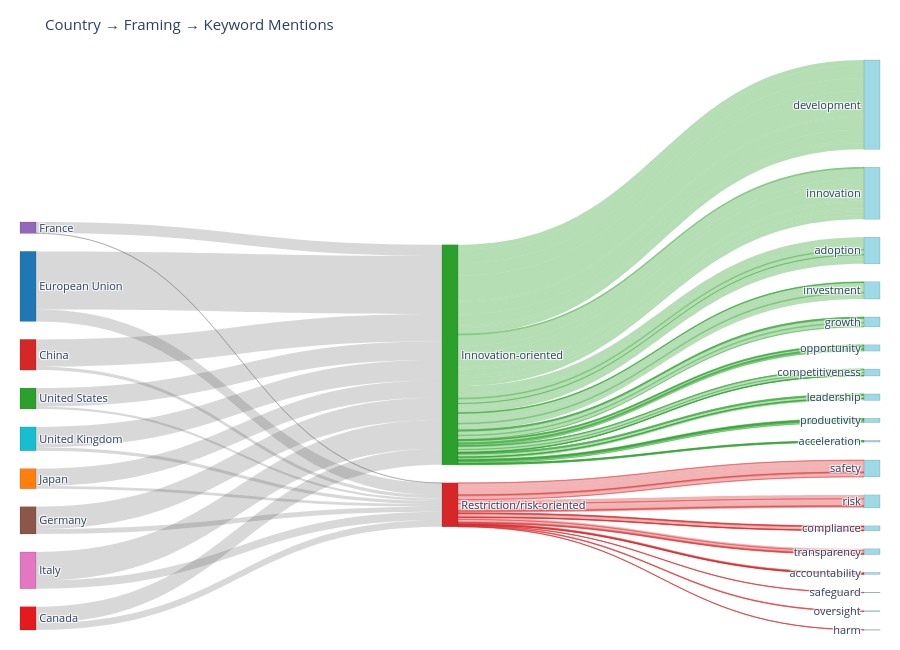

The notebook cell saved with this chart:
### Markdown cell above
## 13. Country → Framing → Keyword Sankey

Trace each country's keyword mentions into framing categories and then into the specific keywords driving each frame.

### Code cell
import plotly.graph_objects as go

sankey_rows = framing_keyword_counts[framing_keyword_counts['Count'] > 0].copy()

country_nodes = countries
framing_nodes = list(FRAMING_KEYWORDS.keys())
keyword_nodes = [kw for keywords in FRAMING_KEYWORDS.values() for kw in keywords]
node_labels = country_nodes + framing_nodes + keyword_nodes
node_index = {label: i for i, label in enumerate(node_labels)}

sources = []
targets = []
values = []
link_colors = []

for country in countries:
    for framing in framing_nodes:
        count = int(framing_category_counts.loc[country, framing])
        if count > 0:
            sources.append(node_index[country])
            targets.append(node_index[framing])
            values.append(count)
            link_colors.append('rgba(80, 80, 80, 0.22)')

framing_colors = {
    'Innovation-oriented': 'rgba(44, 160, 44, 0.35)',
    'Restriction/risk-oriented': 'rgba(214, 39, 40, 0.35)',
}
for _, row in sankey_rows.iterrows():
    sources.append(node_index[row['Framing']])
    targets.append(node_index[row['Keyword']])
    values.append(int(row['Count']))
    link_colors.append(framing_colors[row['Framing']])

node_colors = []
for label in node_labels:
    if label in COLORS:
        node_colors.append(COLORS[label])
    elif label == 'Innovation-oriented':
        node_colors.append('#2ca02c')
    elif label == 'Restriction/risk-oriented':
        node_colors.append('#d62728')
    else:
        node_colors.append('#9edae5')

sankey_fig = go.Figure(data=[go.Sankey(
    arrangement='snap',
    node=dict(
        pad=18,
        thickness=16,
        line=dict(color='rgba(0,0,0,0.25)', width=0.5),
        label=node_labels,
        color=node_colors,
    ),
    link=dict(
        source=sources,
        target=targets,
        value=values,
        color=link_colors,
    ),
)])

sankey_fig.update_layout(
    title_text='Country → Framing → Keyword Mentions',
    font_size=11,
    height=650,
    margin=dict(l=20, r=20, t=60, b=20),
)
sankey_fig.show()

### Figure 1 — Plotly figure (JSON) as saved in the notebook; plotly's stock layout.template omitted (floating-point values rounded to 4 significant figures; data arrays with more than 128 entries replaced by an {"elided": "..."} marker saying what was removed)
{"data": [{"arrangement": "snap", "link": {"color": {"elided": "142 str values"}, "source": {"elided": "142 int values"}, "target": {"elided": "142 int values"}, "value": {"elided": "142 int values"}}, "node": {"color": ["#e41a1c", "#d62728", "#8c564b", "#1f77b4", "#9467bd", "#e377c2", "#ff7f0e", "#17becf", "#2ca02c", "#2ca02c", "#d62728", "#9edae5", "#9edae5", "#9edae5", "#9edae5", "#9edae5", "#9edae5", "#9edae5", "#9edae5", "#9edae5", "#9edae5", "#9edae5", "#9edae5", "#9edae5", "#9edae5", "#9edae5", "#9edae5", "#9edae5", "#9edae5", "#9edae5", "#9edae5"], "label": ["Canada", "China", "Germany", "European Union", "France", "Italy", "Japan", "United Kingdom", "United States", "Innovation-oriented", "Restriction/risk-oriented", "opportunity", "growth", "competitiveness", "innovation", "investment", "leadership", "acceleration", "adoption", "productivity", "development", "risk", "safety", "safeguard", "restriction", "compliance", "constraint", "oversight", "accountability", "transparency", "harm"], "line": {"color": "rgba(0,0,0,0.25)", "width": 0.5}, "pad": 18, "thickness": 16}, "type": "sankey"}], "layout": {"font": {"size": 11}, "height": 650, "margin": {"b": 20, "l": 20, "r": 20, "t": 60}, "title": {"text": "Country → Framing → Keyword Mentions"}}}
